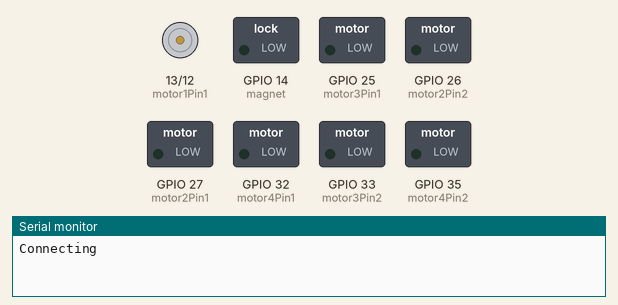
Recording of a sketch running on a simulated ESP32. Shown: motor-driver pin pairs drawn as motors (green arrow = first pin HIGH = forward, orange = second pin HIGH = backward, longer = more drive), switched loads named in the sketch (green lamp = pin HIGH), the last lines printed to the serial monitor. WiFi joins after 1.5 s; servers stay silent unless stated.

Above: at 0.1 s.
At 1.8 s:
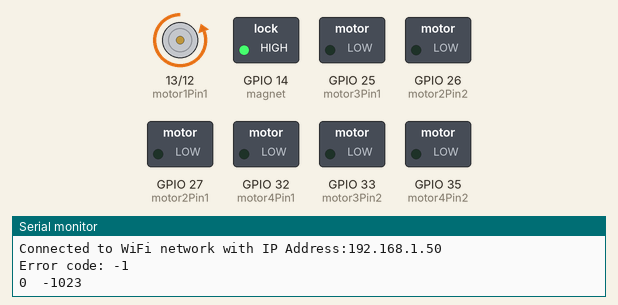
Timing chart, 0 to 3.3 s (numbered marks = the images above):
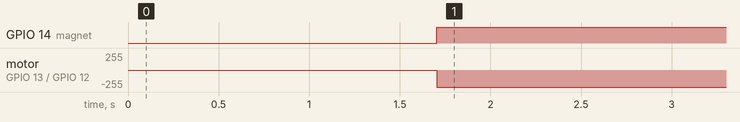

The sketch:

Robot_Code_Full.ino
```cpp
//WiFi
#include <WiFi.h>
#include <HTTPClient.h>
//include the libraries we need

const char* ssid = "ESP32-Access-Point";
const char* password = "underwaterbot";
// setting the ssid and password as variable to be used to connect to the network

unsigned long previousMillis = 0;
const long interval = 5000;
//variables we will be using the delay the POST requests

const char* serverNamepot = "http://192.168.4.1/potentiometer";
String getRequest;
String xvalue;
String yvalue;
String buttvalue;
String potvalue;
// setting up variables we will use

String getValue(String data, char separator, int index)
{
  int found = 0;
  int strIndex[] = {0, -1};
  int maxIndex = data.length() - 1;

  for (int i = 0; i <= maxIndex && found <= index; i++) {
    if (data.charAt(i) == separator || i == maxIndex) {
      found++;
      strIndex[0] = strIndex[1] + 1;
      strIndex[1] = (i == maxIndex) ? i + 1 : i;
    }
  }

  return found > index ? data.substring(strIndex[0], strIndex[1]) : "";
}

String httpGETRequest(const char* serverName) {
  WiFiClient client;
  HTTPClient http;

  // Your Domain name with URL path or IP address with path
  http.begin(client, serverName);

  //Send HTTP POST request
  int httpResponseCode = http.GET();

  String payload = "--";

  if (httpResponseCode > 0) {
    Serial.print("HTTP Response code: ");
    Serial.println(httpResponseCode);
    payload = http.getString();
  }
  else {
    Serial.print("Error code: ");
    Serial.println(httpResponseCode);
  }
  // Free resources
  http.end();

  return payload;
}

// Motors and electro magnet
int motor1Pin1 = 13; //HRight motor forward
int motor1Pin2 = 12; //HRight motor back
int motor2Pin1 = 27; //HLeft motor forward
int motor2Pin2 = 26; //HLeft motor back
int motor3Pin1 = 25; //VRight motor forward
int motor3Pin2 = 33; //VRight motor back
int motor4Pin1 = 32; //VLeft motor forward
int motor4Pin2 = 35; //VLeft motor back
int magnet = 14; //Electromagnet pin
const int freq = 30000;
const int pwmChannel1 = 0;
const int pwmChannel2 = 1;
const int pwmChannel3 = 2;
const int pwmChannel4 = 3;
const int pwmChannel5 = 4;
const int pwmChannel6 = 5;
const int pwmChannel7 = 6;
const int pwmChannel8 = 7;
const int resolution = 10;
int DutyCycleL = 0; //Range of 0 to 1023, Left
int DutyCycleR = 0; //Range of 0 to 1023, Right
int DutyCycleU = 0; //Range of 0 to 1023, Up

float X, Z, Left, Right;

void setup() {
  // put your setup code here, to run once:
  Serial.begin(115200);
  //WiFi
  //connecting to wifi
  WiFi.begin(ssid, password);
  Serial.println("Connecting");
  while (WiFi.status() != WL_CONNECTED) {
    delay(500);
    Serial.println("Waiting for connection...");
  }
  Serial.println("");
  Serial.print("Connected to WiFi network with IP Address:");
  Serial.println(WiFi.localIP());

  // Motors and electro magnet
  pinMode(motor1Pin1, OUTPUT);
  pinMode(motor1Pin2, OUTPUT);
  pinMode(motor2Pin1, OUTPUT);
  pinMode(motor2Pin2, OUTPUT);
  pinMode(motor3Pin1, OUTPUT);
  pinMode(motor3Pin2, OUTPUT);
  pinMode(motor4Pin1, OUTPUT);
  pinMode(motor4Pin2, OUTPUT);
  pinMode(magnet, OUTPUT);
  ledcSetup(pwmChannel1, freq, resolution);
  ledcAttachPin(motor1Pin1, pwmChannel1);

  ledcSetup(pwmChannel2, freq, resolution);
  ledcAttachPin(motor1Pin2, pwmChannel2);

  ledcSetup(pwmChannel3, freq, resolution);
  ledcAttachPin(motor2Pin1, pwmChannel3);

  ledcSetup(pwmChannel4, freq, resolution);
  ledcAttachPin(motor2Pin2, pwmChannel4);

  ledcSetup(pwmChannel5, freq, resolution);
  ledcAttachPin(motor3Pin1, pwmChannel5);

  ledcSetup(pwmChannel6, freq, resolution);
  ledcAttachPin(motor3Pin2, pwmChannel6);

  ledcSetup(pwmChannel7, freq, resolution);
  ledcAttachPin(motor4Pin1, pwmChannel7);

  ledcSetup(pwmChannel8, freq, resolution);
  ledcAttachPin(motor4Pin2, pwmChannel8);

}

void loop() {
  // Put your main code here, to run repeatedly:
  // Insert the recieving code here
  unsigned long currentMillis = millis();
  //check WiFi connection status
  if (WiFi.status() == WL_CONNECTED) {
    getRequest = httpGETRequest(serverNamepot);
    xvalue = getValue(getRequest, ' ', 3);
    yvalue = getValue(getRequest, ' ', 2);
    buttvalue = getValue(getRequest, ' ', 1);
    potvalue = getValue(getRequest, ' ', 0);
    /*   xvalue.toInt();
       yvalue.toInt();
       buttvalue.toInt();
       potvalue.toInt();
      Serial.print ("x ");
      Serial.print(xvalue);
      Serial.print(" y ");
      Serial.print(yvalue);
      Serial.println();
      Serial.println(buttvalue);
      Serial.println(potvalue);*/
  }
  else {
    Serial.println("WiFi Disconnected");
  }
  // Should receive 2 integers for joystick, 1 integer for electromagnet, 1 integer for depth
  xzmovement(xvalue.toFloat(), yvalue.toFloat()); //Placeholders
  ymovement(potvalue.toInt()); //Placeholders
  Electromagnet(buttvalue.toInt()); //Placeholders

}

void xzmovement(float xvalue, float yvalue) {
  /*
     Will recieve a value from 0 to 1023
     If 512 < value, move forward
     If 512 > value, move backward
  */
  X = (xvalue / 1023.0) * 2 - 1;
  Z = (yvalue / 1023.0) * 2 - 1;

  Left = X - Z;
  Right = X + Z;
  if (Left > 1) {
    Left = 1;
  } else if (Left < -1) {
    Left = -1;
  } else if (Right > 1) {
    Right = 1;
  } else if (Right < -1) {
    Right = -1;
  }

  DutyCycleL = Left * 1023.0;
  DutyCycleR = Right * 1023.0;
  Serial.println(String(DutyCycleL) + "  " + String(DutyCycleR));
  if (DutyCycleL >= 0) {
    ledcWrite(pwmChannel3, DutyCycleL);
    ledcWrite(pwmChannel4, 0);
  } else if (DutyCycleL < 0) {
    ledcWrite(pwmChannel3, 0);
    ledcWrite(pwmChannel4, abs(DutyCycleL));
  }

  if (DutyCycleR >= 0) {
    ledcWrite(pwmChannel1, DutyCycleR);
    ledcWrite(pwmChannel2, 0);
  } else if (DutyCycleR < 0) {
    ledcWrite(pwmChannel1, 0);
    ledcWrite(pwmChannel2, abs(DutyCycleR));
  }
  //delay(700);
}

void ymovement(int potvalue){
  DutyCycleU = potvalue;
  ledcWrite(pwmChannel5, DutyCycleU);  //
  ledcWrite(pwmChannel6, 0);           // Need to confirm which is up direction and which is down, placeholder values for now
  //Serial.println(DutyCycleU);
  /*
  ledcWrite(pwmChannel7, DutyCycleU);  //
  ledcWrite(pwmChannel8, 0);           //
*/
  }

void Electromagnet(int buttvalue){
 int remainder = buttvalue % 2;
  if (remainder == 1) {
   //Serial.println("Magnet is on");
    digitalWrite(magnet,LOW);
  }
  else {
   //Serial.println("Magnet is off");
   digitalWrite(magnet,HIGH);
  }

  }
```

Measured:
- by itself, GPIO 14 (magnet): LOW → HIGH at 1.7 s
- by itself, motor on GPIO 13 (motor1Pin1) / GPIO 12 (motor1Pin2): stopped → backward 255/255 at 1.7 s
